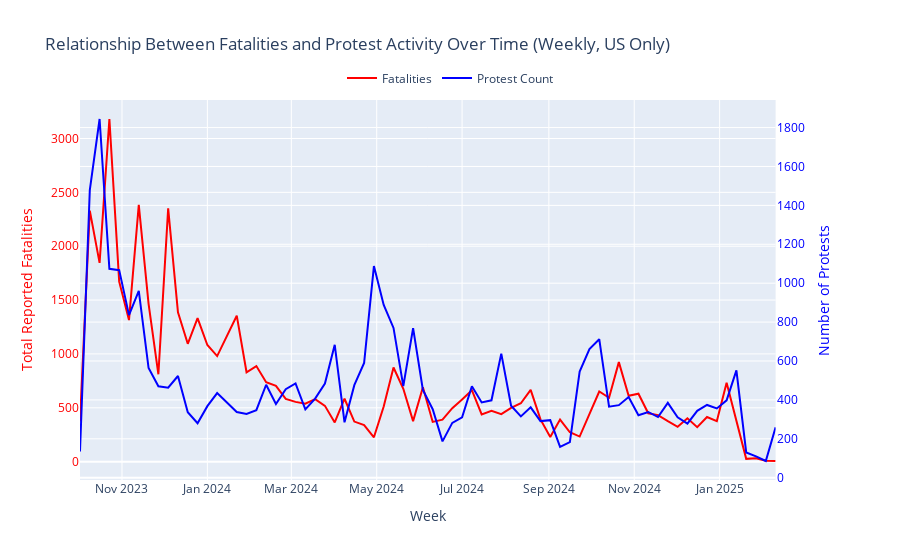

Source (notebook cell):
### Code cell
import pandas as pd
from plotly.subplots import make_subplots
import plotly.graph_objects as go

# Ensure 'event_date' is in datetime format
df_reports['event_date'] = pd.to_datetime(df_reports['event_date'])
annotated_protests_and_riots['event_date'] = pd.to_datetime(annotated_protests_and_riots['event_date'])

# Filter data for events in the United States after October 7, 2023
df_reports_filtered = df_reports[
    (df_reports['event_date'] > pd.to_datetime('2023-10-07'))
]
annotated_protests_filtered = annotated_protests_and_riots[
    (annotated_protests_and_riots['conflict_related'] == 1) &
    (annotated_protests_and_riots['event_date'] > pd.to_datetime('2023-10-07'))
]

# Create a 'week' column by extracting the week start date from 'event_date'
# This converts the date to a weekly period and then gets the start of that period.
df_reports_filtered['week'] = df_reports_filtered['event_date'].dt.to_period('W').apply(lambda r: r.start_time)
annotated_protests_filtered['week'] = annotated_protests_filtered['event_date'].dt.to_period('W').apply(lambda r: r.start_time)

# Aggregate fatalities by week
fatalities_by_week = df_reports_filtered.groupby('week')['fatalities'].sum().reset_index()
fatalities_by_week.columns = ['week', 'total_fatalities']

# Aggregate protest counts by week
protests_by_week = annotated_protests_filtered.groupby('week').size().reset_index(name='protest_count')

# Merge the weekly datasets and sort by week
combined_data_weekly = pd.merge(fatalities_by_week, protests_by_week, on='week', how='outer').fillna(0)
combined_data_weekly = combined_data_weekly.sort_values('week')

# Create dual-axis plot with Plotly
fig = make_subplots(specs=[[{"secondary_y": True}]])

# Add fatalities trace on the primary y-axis
fig.add_trace(
    go.Scatter(x=combined_data_weekly['week'], y=combined_data_weekly['total_fatalities'], 
               name='Fatalities', line=dict(color='red')),
    secondary_y=False
)

# Add protest count trace on the secondary y-axis
fig.add_trace(
    go.Scatter(x=combined_data_weekly['week'], y=combined_data_weekly['protest_count'], 
               name='Protest Count', line=dict(color='blue')),
    secondary_y=True
)

# Update layout and axes titles
fig.update_layout(
    title='Relationship Between Fatalities and Protest Activity Over Time (Weekly, US Only)',
    xaxis_title='Week',
    legend=dict(orientation='h', yanchor="bottom", y=1.02, xanchor="center", x=0.5)
)
fig.update_yaxes(title_text='Total Reported Fatalities', secondary_y=False, color='red')
fig.update_yaxes(title_text='Number of Protests', secondary_y=True, color='blue')

fig.show()

# Calculate the correlation between weekly fatalities and protest count
correlation = combined_data_weekly['total_fatalities'].corr(combined_data_weekly['protest_count'])
print(f"Correlation between fatalities and protest count: {correlation:.3f}")

# Compute one-week lag correlation
combined_data_weekly['fatalities_lag1'] = combined_data_weekly['total_fatalities'].shift(1)
lag_correlation = combined_data_weekly['fatalities_lag1'].corr(combined_data_weekly['protest_count'])
print(f"Correlation with 1-week lag: {lag_correlation:.3f}")
